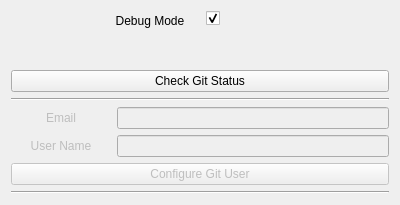
<?xml version="1.0" encoding="UTF-8"?>
<ui version="4.0">
 <class>git_module_root</class>
 <widget class="QWidget" name="git_module_root">
  <property name="geometry">
   <rect>
    <x>0</x>
    <y>0</y>
    <width>400</width>
    <height>205</height>
   </rect>
  </property>
  <property name="minimumSize">
   <size>
    <width>200</width>
    <height>200</height>
   </size>
  </property>
  <property name="windowTitle">
   <string>Form</string>
  </property>
  <layout class="QVBoxLayout" name="verticalLayout_2">
   <item>
    <layout class="QFormLayout" name="debugLayout">
     <property name="fieldGrowthPolicy">
      <enum>QFormLayout::FieldGrowthPolicy::ExpandingFieldsGrow</enum>
     </property>
     <property name="labelAlignment">
      <set>Qt::AlignmentFlag::AlignCenter</set>
     </property>
     <property name="formAlignment">
      <set>Qt::AlignmentFlag::AlignHCenter|Qt::AlignmentFlag::AlignTop</set>
     </property>
     <item row="0" column="0">
      <widget class="QLabel" name="debugLabel">
       <property name="sizePolicy">
        <sizepolicy hsizetype="Preferred" vsizetype="Preferred">
         <horstretch>0</horstretch>
         <verstretch>0</verstretch>
        </sizepolicy>
       </property>
       <property name="minimumSize">
        <size>
         <width>100</width>
         <height>20</height>
        </size>
       </property>
       <property name="text">
        <string>Debug Mode</string>
       </property>
       <property name="alignment">
        <set>Qt::AlignmentFlag::AlignCenter</set>
       </property>
      </widget>
     </item>
     <item row="0" column="1">
      <widget class="QCheckBox" name="debugCheckBox">
       <property name="enabled">
        <bool>true</bool>
       </property>
       <property name="sizePolicy">
        <sizepolicy hsizetype="Fixed" vsizetype="Fixed">
         <horstretch>0</horstretch>
         <verstretch>0</verstretch>
        </sizepolicy>
       </property>
       <property name="minimumSize">
        <size>
         <width>100</width>
         <height>0</height>
        </size>
       </property>
       <property name="checked">
        <bool>true</bool>
       </property>
       <property name="tristate">
        <bool>false</bool>
       </property>
      </widget>
     </item>
    </layout>
   </item>
   <item>
    <widget class="QPushButton" name="checkGitButton">
     <property name="text">
      <string>Check Git Status</string>
     </property>
    </widget>
   </item>
   <item>
    <widget class="Line" name="line">
     <property name="orientation">
      <enum>Qt::Orientation::Horizontal</enum>
     </property>
    </widget>
   </item>
   <item>
    <layout class="QVBoxLayout" name="git_config_layout">
     <item>
      <layout class="QFormLayout" name="git_data_layout">
       <item row="0" column="0">
        <widget class="QLabel" name="email_label">
         <property name="enabled">
          <bool>false</bool>
         </property>
         <property name="sizePolicy">
          <sizepolicy hsizetype="Maximum" vsizetype="Preferred">
           <horstretch>0</horstretch>
           <verstretch>0</verstretch>
          </sizepolicy>
         </property>
         <property name="minimumSize">
          <size>
           <width>100</width>
           <height>0</height>
          </size>
         </property>
         <property name="text">
          <string>Email</string>
         </property>
         <property name="alignment">
          <set>Qt::AlignmentFlag::AlignCenter</set>
         </property>
        </widget>
       </item>
       <item row="0" column="1">
        <widget class="QLineEdit" name="email_line_edit">
         <property name="enabled">
          <bool>false</bool>
         </property>
        </widget>
       </item>
       <item row="1" column="0">
        <widget class="QLabel" name="user_name_label">
         <property name="enabled">
          <bool>false</bool>
         </property>
         <property name="minimumSize">
          <size>
           <width>100</width>
           <height>0</height>
          </size>
         </property>
         <property name="text">
          <string>User Name</string>
         </property>
         <property name="alignment">
          <set>Qt::AlignmentFlag::AlignCenter</set>
         </property>
        </widget>
       </item>
       <item row="1" column="1">
        <widget class="QLineEdit" name="user_name_line_edit">
         <property name="enabled">
          <bool>false</bool>
         </property>
        </widget>
       </item>
      </layout>
     </item>
     <item>
      <widget class="QPushButton" name="configure_git_button">
       <property name="enabled">
        <bool>false</bool>
       </property>
       <property name="text">
        <string>Configure Git User</string>
       </property>
      </widget>
     </item>
    </layout>
   </item>
   <item>
    <widget class="Line" name="line_2">
     <property name="orientation">
      <enum>Qt::Orientation::Horizontal</enum>
     </property>
    </widget>
   </item>
  </layout>
 </widget>
 <resources/>
 <connections/>
</ui>
